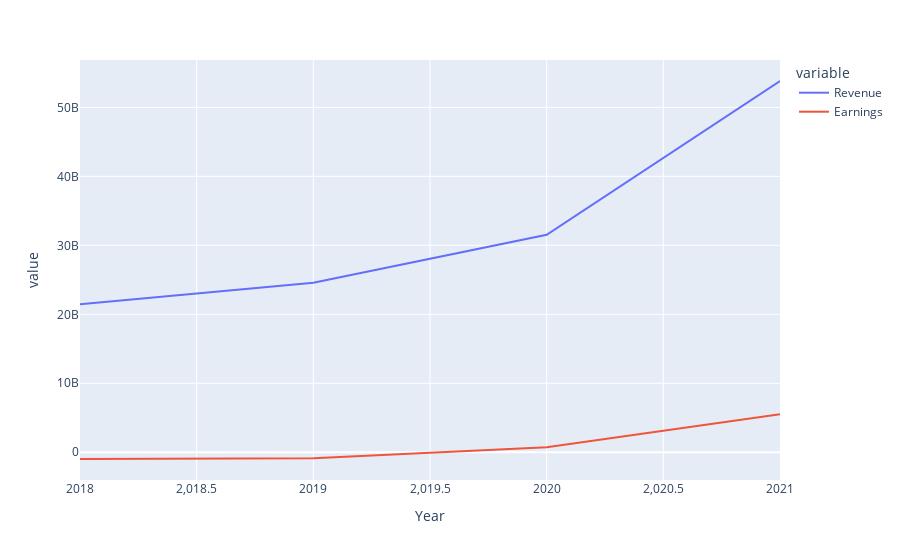

The notebook cell saved with this chart:
### Code cell
x = data.earnings
px.line(x)

### Figure 1 — Plotly figure (JSON) as saved in the notebook; plotly's stock layout.template omitted (floating-point values rounded to 4 significant figures)
{"data": [{"hovertemplate": "variable=Revenue<br>Year=%{x}<br>value=%{y}<extra></extra>", "legendgroup": "Revenue", "line": {"color": "#636efa", "dash": "solid"}, "marker": {"symbol": "circle"}, "mode": "lines", "name": "Revenue", "orientation": "v", "showlegend": true, "type": "scatter", "x": [2018, 2019, 2020, 2021], "xaxis": "x", "y": [21461000000, 24578000000, 31536000000, 53823000000], "yaxis": "y"}, {"hovertemplate": "variable=Earnings<br>Year=%{x}<br>value=%{y}<extra></extra>", "legendgroup": "Earnings", "line": {"color": "#EF553B", "dash": "solid"}, "marker": {"symbol": "circle"}, "mode": "lines", "name": "Earnings", "orientation": "v", "showlegend": true, "type": "scatter", "x": [2018, 2019, 2020, 2021], "xaxis": "x", "y": [-976000000, -862000000, 721000000, 5519000000], "yaxis": "y"}], "layout": {"legend": {"title": {"text": "variable"}, "tracegroupgap": 0}, "margin": {"t": 60}, "xaxis": {"anchor": "y", "domain": [0, 1], "title": {"text": "Year"}}, "yaxis": {"anchor": "x", "domain": [0, 1], "title": {"text": "value"}}}}
